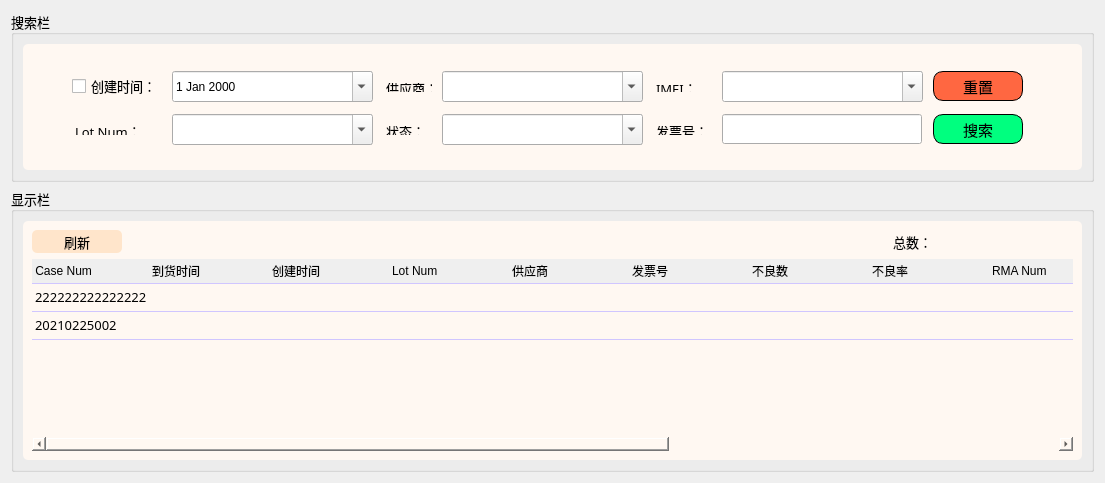
      <widget class="QWidget" name="page_2">
       <layout class="QGridLayout" name="gridLayout_11">
        <item row="0" column="0">
         <widget class="QGroupBox" name="groupBox_4">
          <property name="minimumSize">
           <size>
            <width>0</width>
            <height>171</height>
           </size>
          </property>
          <property name="maximumSize">
           <size>
            <width>16777215</width>
            <height>171</height>
           </size>
          </property>
          <property name="font">
           <font>
            <family>黑体</family>
            <pointsize>10</pointsize>
           </font>
          </property>
          <property name="styleSheet">
           <string notr="true"/>
          </property>
          <property name="title">
           <string>搜索栏</string>
          </property>
          <layout class="QGridLayout" name="gridLayout_3">
           <item row="0" column="0">
            <widget class="QFrame" name="frame_2">
             <property name="maximumSize">
              <size>
               <width>16777215</width>
               <height>200</height>
              </size>
             </property>
             <property name="styleSheet">
              <string notr="true">QFrame {
    width: 100%;
    background:   #fff8f2;
    border-radius: 5px;
    padding-bottom: 13px;
    box-shadow: 1px 1px 3px rgb(0 0 0 / 20%);
	padding-top:15px;
}</string>
             </property>
             <property name="frameShape">
              <enum>QFrame::StyledPanel</enum>
             </property>
             <property name="frameShadow">
              <enum>QFrame::Raised</enum>
             </property>
             <layout class="QGridLayout" name="gridLayout_5">
              <property name="horizontalSpacing">
               <number>10</number>
              </property>
              <item row="1" column="8">
               <widget class="QPushButton" name="search_pushButton_0_1">
                <property name="sizePolicy">
                 <sizepolicy hsizetype="Fixed" vsizetype="Fixed">
                  <horstretch>0</horstretch>
                  <verstretch>0</verstretch>
                 </sizepolicy>
                </property>
                <property name="minimumSize">
                 <size>
                  <width>100</width>
                  <height>30</height>
                 </size>
                </property>
                <property name="maximumSize">
                 <size>
                  <width>100</width>
                  <height>30</height>
                 </size>
                </property>
                <property name="font">
                 <font>
                  <family>黑体</family>
                  <pointsize>11</pointsize>
                  <weight>50</weight>
                  <italic>false</italic>
                  <bold>false</bold>
                  <underline>false</underline>
                  <strikeout>false</strikeout>
                  <kerning>true</kerning>
                 </font>
                </property>
                <property name="styleSheet">
                 <string notr="true">QPushButton {
	border-radius:10px;
	padding-top:5px;
	padding-bottom: 5px;
	border-color: black;
    border-style:solid;
    border-width:1px;
    background-color:#00ff7f;   
	margin-right: 10px;
}

QPushButton:hover
{
    background-color:#00aaff;
	border-radius:10px;
}

QPushButton:pressed
{
    padding-left:15px;
	border-radius:10px;
}
</string>
                </property>
                <property name="text">
                 <string>搜索</string>
                </property>
                <property name="icon">
                 <iconset>
                  <normaloff>D:/Projects/TrillionTech/images/search-13-64.gif</normaloff>D:/Projects/TrillionTech/images/search-13-64.gif</iconset>
                </property>
                <property name="iconSize">
                 <size>
                  <width>20</width>
                  <height>20</height>
                 </size>
                </property>
                <property name="checkable">
                 <bool>false</bool>
                </property>
                <property name="autoRepeat">
                 <bool>false</bool>
                </property>
                <property name="autoExclusive">
                 <bool>false</bool>
                </property>
               </widget>
              </item>
              <item row="0" column="2">
               <widget class="QDateEdit" name="create_dateEdit_0_1">
                <property name="minimumSize">
                 <size>
                  <width>201</width>
                  <height>31</height>
                 </size>
                </property>
                <property name="maximumSize">
                 <size>
                  <width>171</width>
                  <height>16777215</height>
                 </size>
                </property>
                <property name="styleSheet">
                 <string notr="true">QComboBox{
	font-family:&quot;黑体&quot;, Times, serif;
	font-size: 12px;

}</string>
                </property>
                <property name="calendarPopup">
                 <bool>true</bool>
                </property>
               </widget>
              </item>
              <item row="1" column="4">
               <widget class="QComboBox" name="status_comboBox_0_1">
                <property name="minimumSize">
                 <size>
                  <width>201</width>
                  <height>31</height>
                 </size>
                </property>
                <property name="maximumSize">
                 <size>
                  <width>201</width>
                  <height>16777215</height>
                 </size>
                </property>
                <property name="font">
                 <font>
                  <family>黑体</family>
                  <pointsize>-1</pointsize>
                 </font>
                </property>
                <property name="styleSheet">
                 <string notr="true">QComboBox{
	font-family:&quot;黑体&quot;, Times, serif;
	font-size: 12px;

}</string>
                </property>
                <property name="editable">
                 <bool>true</bool>
                </property>
               </widget>
              </item>
              <item row="0" column="0">
               <spacer name="horizontalSpacer_28">
                <property name="orientation">
                 <enum>Qt::Horizontal</enum>
                </property>
                <property name="sizeHint" stdset="0">
                 <size>
                  <width>40</width>
                  <height>20</height>
                 </size>
                </property>
               </spacer>
              </item>
              <item row="1" column="2">
               <widget class="QComboBox" name="lot_num_comboBox_0_1">
                <property name="minimumSize">
                 <size>
                  <width>201</width>
                  <height>31</height>
                 </size>
                </property>
                <property name="maximumSize">
                 <size>
                  <width>201</width>
                  <height>16777215</height>
                 </size>
                </property>
                <property name="font">
                 <font>
                  <family>黑体</family>
                  <pointsize>-1</pointsize>
                 </font>
                </property>
                <property name="styleSheet">
                 <string notr="true">QComboBox{
	font-family:&quot;黑体&quot;, Times, serif;
	font-size: 12px;

}</string>
                </property>
                <property name="editable">
                 <bool>true</bool>
                </property>
               </widget>
              </item>
              <item row="1" column="1">
               <widget class="QLabel" name="label_21">
                <property name="maximumSize">
                 <size>
                  <width>77</width>
                  <height>41</height>
                 </size>
                </property>
                <property name="font">
                 <font>
                  <family>黑体</family>
                  <pointsize>10</pointsize>
                 </font>
                </property>
                <property name="text">
                 <string>Lot Num：</string>
                </property>
               </widget>
              </item>
              <item row="1" column="3">
               <widget class="QLabel" name="label_9">
                <property name="maximumSize">
                 <size>
                  <width>100</width>
                  <height>41</height>
                 </size>
                </property>
                <property name="font">
                 <font>
                  <family>黑体</family>
                  <pointsize>10</pointsize>
                 </font>
                </property>
                <property name="text">
                 <string>状态：</string>
                </property>
               </widget>
              </item>
              <item row="0" column="4">
               <widget class="QComboBox" name="supply_comboBox_0_1">
                <property name="minimumSize">
                 <size>
                  <width>201</width>
                  <height>31</height>
                 </size>
                </property>
                <property name="maximumSize">
                 <size>
                  <width>201</width>
                  <height>16777215</height>
                 </size>
                </property>
                <property name="font">
                 <font>
                  <family>黑体</family>
                  <pointsize>-1</pointsize>
                 </font>
                </property>
                <property name="styleSheet">
                 <string notr="true">QComboBox{
	font-family:&quot;黑体&quot;, Times, serif;
	font-size: 12px;

}</string>
                </property>
                <property name="editable">
                 <bool>true</bool>
                </property>
               </widget>
              </item>
              <item row="0" column="9">
               <spacer name="horizontalSpacer_29">
                <property name="orientation">
                 <enum>Qt::Horizontal</enum>
                </property>
                <property name="sizeHint" stdset="0">
                 <size>
                  <width>40</width>
                  <height>20</height>
                 </size>
                </property>
               </spacer>
              </item>
              <item row="0" column="3">
               <widget class="QLabel" name="label_8">
                <property name="maximumSize">
                 <size>
                  <width>49</width>
                  <height>41</height>
                 </size>
                </property>
                <property name="font">
                 <font>
                  <family>黑体</family>
                  <pointsize>10</pointsize>
                 </font>
                </property>
                <property name="text">
                 <string>供应商：</string>
                </property>
               </widget>
              </item>
              <item row="0" column="1">
               <widget class="QCheckBox" name="checkBox_2">
                <property name="font">
                 <font>
                  <family>黑体</family>
                  <pointsize>10</pointsize>
                 </font>
                </property>
                <property name="text">
                 <string>创建时间：</string>
                </property>
               </widget>
              </item>
              <item row="1" column="6">
               <widget class="QLineEdit" name="credit_lineEdit_1_6">
                <property name="minimumSize">
                 <size>
                  <width>200</width>
                  <height>30</height>
                 </size>
                </property>
                <property name="maximumSize">
                 <size>
                  <width>200</width>
                  <height>30</height>
                 </size>
                </property>
                <property name="font">
                 <font>
                  <family>黑体</family>
                  <pointsize>10</pointsize>
                 </font>
                </property>
               </widget>
              </item>
              <item row="1" column="5">
               <widget class="QLabel" name="label_29">
                <property name="maximumSize">
                 <size>
                  <width>130</width>
                  <height>16777215</height>
                 </size>
                </property>
                <property name="font">
                 <font>
                  <family>黑体</family>
                  <pointsize>10</pointsize>
                 </font>
                </property>
                <property name="styleSheet">
                 <string notr="true">background:   #fff8f2;</string>
                </property>
                <property name="text">
                 <string>发票号：</string>
                </property>
               </widget>
              </item>
              <item row="0" column="5">
               <widget class="QLabel" name="label_26">
                <property name="maximumSize">
                 <size>
                  <width>77</width>
                  <height>41</height>
                 </size>
                </property>
                <property name="font">
                 <font>
                  <family>黑体</family>
                  <pointsize>10</pointsize>
                 </font>
                </property>
                <property name="text">
                 <string>IMEI：</string>
                </property>
               </widget>
              </item>
              <item row="0" column="6">
               <widget class="QComboBox" name="supply_comboBox_0_2">
                <property name="minimumSize">
                 <size>
                  <width>201</width>
                  <height>31</height>
                 </size>
                </property>
                <property name="maximumSize">
                 <size>
                  <width>201</width>
                  <height>16777215</height>
                 </size>
                </property>
                <property name="font">
                 <font>
                  <family>黑体</family>
                  <pointsize>-1</pointsize>
                 </font>
                </property>
                <property name="styleSheet">
                 <string notr="true">QComboBox{
	font-family:&quot;黑体&quot;, Times, serif;
	font-size: 12px;

}</string>
                </property>
                <property name="editable">
                 <bool>true</bool>
                </property>
               </widget>
              </item>
              <item row="0" column="8">
               <widget class="QPushButton" name="again_pushButton_0_1">
                <property name="sizePolicy">
                 <sizepolicy hsizetype="Fixed" vsizetype="Fixed">
                  <horstretch>0</horstretch>
                  <verstretch>0</verstretch>
                 </sizepolicy>
                </property>
                <property name="minimumSize">
                 <size>
                  <width>100</width>
                  <height>30</height>
                 </size>
                </property>
                <property name="maximumSize">
                 <size>
                  <width>100</width>
                  <height>30</height>
                 </size>
                </property>
                <property name="font">
                 <font>
                  <family>黑体</family>
                  <pointsize>11</pointsize>
                  <weight>50</weight>
                  <italic>false</italic>
                  <bold>false</bold>
                  <underline>false</underline>
                  <strikeout>false</strikeout>
                  <kerning>true</kerning>
                 </font>
                </property>
                <property name="styleSheet">
                 <string notr="true">QPushButton {
	border-radius:10px;
	padding-top:5px;
	padding-bottom: 5px;
	border-color: black;
    border-style:solid;
    border-width:1px;
    background-color:#ff6741;   

	margin-right: 10px;
}

QPushButton:hover
{
    background-color:#00aaff;
	border-radius:10px;
}

QPushButton:pressed
{
    padding-left:15px;
	border-radius:10px;
}
</string>
                </property>
                <property name="text">
                 <string>重置</string>
                </property>
                <property name="icon">
                 <iconset>
                  <normaloff>D:/Projects/TrillionTech/images/redo-2-128.gif</normaloff>D:/Projects/TrillionTech/images/redo-2-128.gif</iconset>
                </property>
                <property name="iconSize">
                 <size>
                  <width>20</width>
                  <height>20</height>
                 </size>
                </property>
                <property name="checkable">
                 <bool>false</bool>
                </property>
                <property name="autoRepeat">
                 <bool>false</bool>
                </property>
                <property name="autoExclusive">
                 <bool>false</bool>
                </property>
               </widget>
              </item>
             </layout>
            </widget>
           </item>
          </layout>
         </widget>
        </item>
        <item row="1" column="0">
         <widget class="QGroupBox" name="groupBox_5">
          <property name="font">
           <font>
            <family>黑体</family>
            <pointsize>10</pointsize>
           </font>
          </property>
          <property name="title">
           <string>显示栏</string>
          </property>
          <layout class="QGridLayout" name="gridLayout_10">
           <item row="0" column="0">
            <widget class="QWidget" name="widget_2" native="true">
             <property name="styleSheet">
              <string notr="true">background-color:  #fff8f2;
border-radius:5px;</string>
             </property>
             <layout class="QGridLayout" name="gridLayout_4">
              <item row="0" column="10">
               <widget class="QLabel" name="label_25">
                <property name="font">
                 <font>
                  <family>黑体</family>
                  <pointsize>10</pointsize>
                 </font>
                </property>
                <property name="text">
                 <string>总数：</string>
                </property>
               </widget>
              </item>
              <item row="0" column="2">
               <spacer name="horizontalSpacer_14">
                <property name="orientation">
                 <enum>Qt::Horizontal</enum>
                </property>
                <property name="sizeHint" stdset="0">
                 <size>
                  <width>40</width>
                  <height>20</height>
                 </size>
                </property>
               </spacer>
              </item>
              <item row="0" column="7">
               <spacer name="horizontalSpacer_19">
                <property name="orientation">
                 <enum>Qt::Horizontal</enum>
                </property>
                <property name="sizeHint" stdset="0">
                 <size>
                  <width>40</width>
                  <height>20</height>
                 </size>
                </property>
               </spacer>
              </item>
              <item row="0" column="8">
               <spacer name="horizontalSpacer_20">
                <property name="orientation">
                 <enum>Qt::Horizontal</enum>
                </property>
                <property name="sizeHint" stdset="0">
                 <size>
                  <width>40</width>
                  <height>20</height>
                 </size>
                </property>
               </spacer>
              </item>
              <item row="0" column="0">
               <widget class="QPushButton" name="refresh_pushButton_0_1">
                <property name="enabled">
                 <bool>true</bool>
                </property>
                <property name="minimumSize">
                 <size>
                  <width>90</width>
                  <height>23</height>
                 </size>
                </property>
                <property name="maximumSize">
                 <size>
                  <width>100</width>
                  <height>23</height>
                 </size>
                </property>
                <property name="font">
                 <font>
                  <family>黑体</family>
                  <pointsize>10</pointsize>
                 </font>
                </property>
                <property name="styleSheet">
                 <string notr="true">QPushButton {
	border-radius:5px;
    border-width:1px;
    background-color:#ffe5cb;   
	height: 25px;
}

QPushButton:pressed
{
    padding-left:15px;
	border-radius:5px;
}</string>
                </property>
                <property name="text">
                 <string>刷新</string>
                </property>
                <property name="icon">
                 <iconset>
                  <normaloff>D:/Projects/TrillionTech/images/sinchronize-64.gif</normaloff>D:/Projects/TrillionTech/images/sinchronize-64.gif</iconset>
                </property>
                <property name="checkable">
                 <bool>true</bool>
                </property>
                <property name="autoExclusive">
                 <bool>true</bool>
                </property>
               </widget>
              </item>
              <item row="0" column="11">
               <widget class="QLineEdit" name="count_lineEdit_0_1">
                <property name="enabled">
                 <bool>false</bool>
                </property>
               </widget>
              </item>
              <item row="0" column="6">
               <spacer name="horizontalSpacer_18">
                <property name="orientation">
                 <enum>Qt::Horizontal</enum>
                </property>
                <property name="sizeHint" stdset="0">
                 <size>
                  <width>40</width>
                  <height>20</height>
                 </size>
                </property>
               </spacer>
              </item>
              <item row="0" column="9">
               <spacer name="horizontalSpacer_21">
                <property name="orientation">
                 <enum>Qt::Horizontal</enum>
                </property>
                <property name="sizeHint" stdset="0">
                 <size>
                  <width>40</width>
                  <height>20</height>
                 </size>
                </property>
               </spacer>
              </item>
              <item row="0" column="4">
               <spacer name="horizontalSpacer_16">
                <property name="orientation">
                 <enum>Qt::Horizontal</enum>
                </property>
                <property name="sizeHint" stdset="0">
                 <size>
                  <width>40</width>
                  <height>20</height>
                 </size>
                </property>
               </spacer>
              </item>
              <item row="0" column="1">
               <spacer name="horizontalSpacer_13">
                <property name="orientation">
                 <enum>Qt::Horizontal</enum>
                </property>
                <property name="sizeHint" stdset="0">
                 <size>
                  <width>40</width>
                  <height>20</height>
                 </size>
                </property>
               </spacer>
              </item>
              <item row="0" column="5">
               <spacer name="horizontalSpacer_17">
                <property name="orientation">
                 <enum>Qt::Horizontal</enum>
                </property>
                <property name="sizeHint" stdset="0">
                 <size>
                  <width>40</width>
                  <height>20</height>
                 </size>
                </property>
               </spacer>
              </item>
              <item row="0" column="3">
               <spacer name="horizontalSpacer_15">
                <property name="orientation">
                 <enum>Qt::Horizontal</enum>
                </property>
                <property name="sizeHint" stdset="0">
                 <size>
                  <width>40</width>
                  <height>20</height>
                 </size>
                </property>
               </spacer>
              </item>
              <item row="2" column="0" colspan="14">
               <widget class="QTableWidget" name="tableWidget_0_1">
                <property name="font">
                 <font>
                  <family>黑体</family>
                  <pointsize>10</pointsize>
                 </font>
                </property>
                <property name="styleSheet">
                 <string notr="true">QHeaderView {
	border:0px;
}

QHeaderView::section{
	font-family:&quot;黑体&quot;, Times, serif;
	font-size: 12px;
	border-radius:14px;
	border-bottom:1px solid #d0c6ff;
	text-align:left;

}

QTableWidget::Item{
	border-bottom:1px solid #d0c6ff;
	color: black;
}</string>
                </property>
                <property name="frameShape">
                 <enum>QFrame::NoFrame</enum>
                </property>
                <property name="selectionMode">
                 <enum>QAbstractItemView::NoSelection</enum>
                </property>
                <property name="showGrid">
                 <bool>false</bool>
                </property>
                <property name="gridStyle">
                 <enum>Qt::NoPen</enum>
                </property>
                <property name="sortingEnabled">
                 <bool>true</bool>
                </property>
                <property name="wordWrap">
                 <bool>true</bool>
                </property>
                <property name="cornerButtonEnabled">
                 <bool>false</bool>
                </property>
                <property name="rowCount">
                 <number>2</number>
                </property>
                <attribute name="horizontalHeaderCascadingSectionResizes">
                 <bool>false</bool>
                </attribute>
                <attribute name="horizontalHeaderMinimumSectionSize">
                 <number>50</number>
                </attribute>
                <attribute name="horizontalHeaderDefaultSectionSize">
                 <number>120</number>
                </attribute>
                <attribute name="horizontalHeaderStretchLastSection">
                 <bool>true</bool>
                </attribute>
                <attribute name="verticalHeaderVisible">
                 <bool>false</bool>
                </attribute>
                <attribute name="verticalHeaderCascadingSectionResizes">
                 <bool>false</bool>
                </attribute>
                <attribute name="verticalHeaderDefaultSectionSize">
                 <number>28</number>
                </attribute>
                <attribute name="verticalHeaderHighlightSections">
                 <bool>false</bool>
                </attribute>
                <attribute name="verticalHeaderShowSortIndicator" stdset="0">
                 <bool>true</bool>
                </attribute>
                <attribute name="verticalHeaderStretchLastSection">
                 <bool>false</bool>
                </attribute>
                <row>
                 <property name="text">
                  <string>1</string>
                 </property>
                </row>
                <row>
                 <property name="text">
                  <string>2</string>
                 </property>
                </row>
                <column>
                 <property name="text">
                  <string> Case Num</string>
                 </property>
                 <property name="font">
                  <font>
                   <family>黑体</family>
                   <pointsize>10</pointsize>
                  </font>
                 </property>
                 <property name="textAlignment">
                  <set>AlignLeading|AlignVCenter</set>
                 </property>
                </column>
                <column>
                 <property name="text">
                  <string>到货时间</string>
                 </property>
                 <property name="font">
                  <font>
                   <family>黑体</family>
                   <pointsize>10</pointsize>
                  </font>
                 </property>
                 <property name="textAlignment">
                  <set>AlignLeading|AlignVCenter</set>
                 </property>
                </column>
                <column>
                 <property name="text">
                  <string>创建时间</string>
                 </property>
                 <property name="textAlignment">
                  <set>AlignLeading|AlignVCenter</set>
                 </property>
                </column>
                <column>
                 <property name="text">
                  <string>Lot Num</string>
                 </property>
                 <property name="textAlignment">
                  <set>AlignLeading|AlignVCenter</set>
                 </property>
                </column>
                <column>
                 <property name="text">
                  <string>供应商</string>
                 </property>
                 <property name="textAlignment">
                  <set>AlignLeading|AlignVCenter</set>
                 </property>
                </column>
                <column>
                 <property name="text">
                  <string>发票号</string>
                 </property>
                 <property name="textAlignment">
                  <set>AlignLeading|AlignVCenter</set>
                 </property>
                </column>
                <column>
                 <property name="text">
                  <string>不良数</string>
                 </property>
                 <property name="textAlignment">
                  <set>AlignLeading|AlignVCenter</set>
                 </property>
                </column>
                <column>
                 <property name="text">
                  <string>不良率</string>
                 </property>
                 <property name="textAlignment">
                  <set>AlignLeading|AlignVCenter</set>
                 </property>
                </column>
                <column>
                 <property name="text">
                  <string>RMA Num</string>
                 </property>
                 <property name="textAlignment">
                  <set>AlignLeading|AlignVCenter</set>
                 </property>
                </column>
                <column>
                 <property name="text">
                  <string>退货单号</string>
                 </property>
                 <property name="textAlignment">
                  <set>AlignLeading|AlignVCenter</set>
                 </property>
                </column>
                <column>
                 <property name="text">
                  <string>状态</string>
                 </property>
                 <property name="textAlignment">
                  <set>AlignLeading|AlignVCenter</set>
                 </property>
                </column>
                <column>
                 <property name="text">
                  <string>责任人</string>
                 </property>
                 <property name="textAlignment">
                  <set>AlignLeading|AlignVCenter</set>
                 </property>
                </column>
                <column>
                 <property name="text">
                  <string>操作</string>
                 </property>
                 <property name="textAlignment">
                  <set>AlignCenter</set>
                 </property>
                </column>
                <item row="0" column="0">
                 <property name="text">
                  <string>222222222222222</string>
                 </property>
                </item>
                <item row="0" column="12">
                 <property name="text">
                  <string>详情</string>
                 </property>
                </item>
                <item row="1" column="0">
                 <property name="text">
                  <string>20210225002</string>
                 </property>
                </item>
                <item row="1" column="12">
                 <property name="text">
                  <string>详情</string>
                 </property>
                </item>
               </widget>
              </item>
             </layout>
            </widget>
           </item>
          </layout>
         </widget>
        </item>
       </layout>
      </widget>
